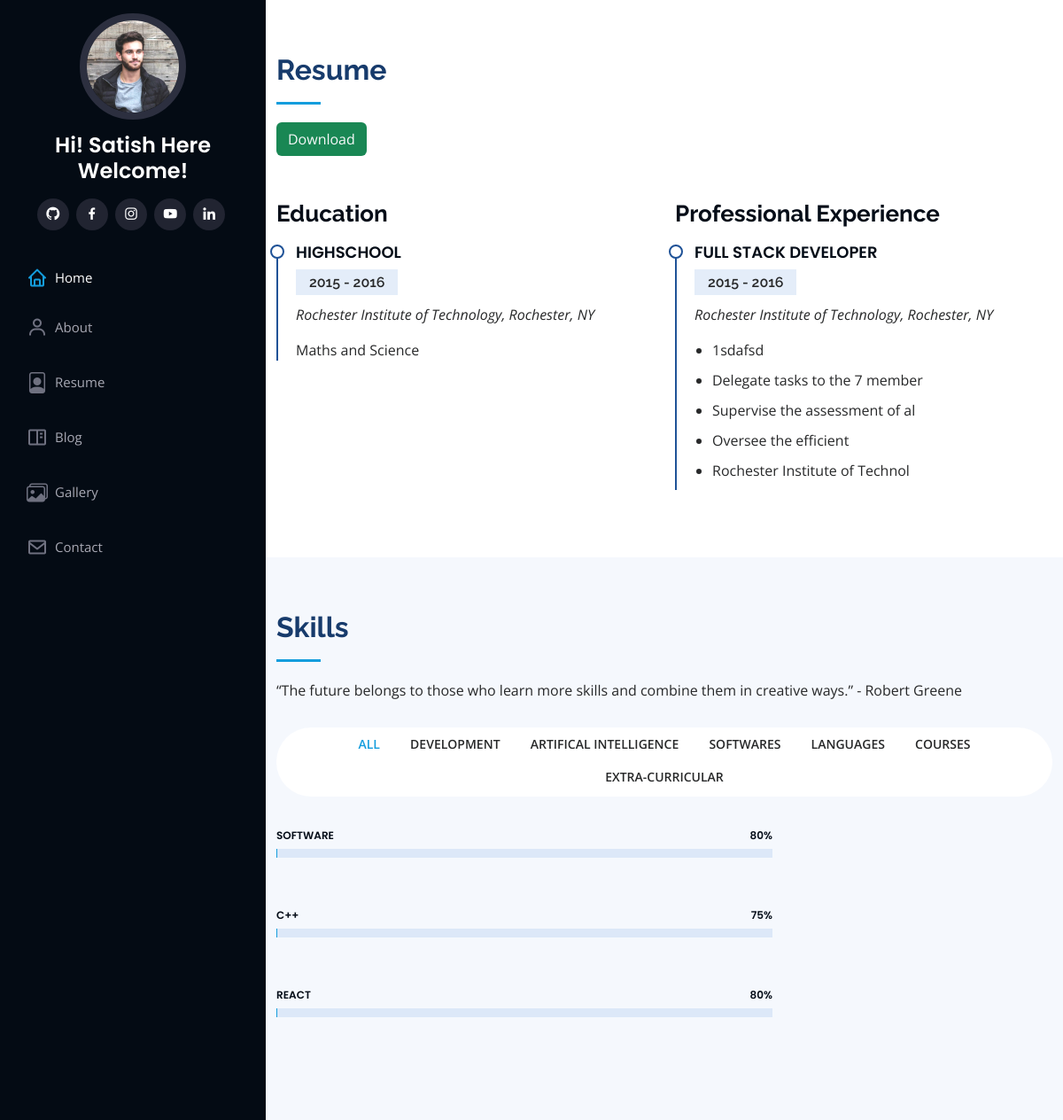
/resume, run on the app's committed database.
### app/models.py (models this page shows, shortened)
class Education(models.Model):
    title=models.CharField(max_length=50)
    dates=models.CharField(max_length=15)
    location=models.CharField(max_length=50)
    desc=models.TextField()

class Experience(models.Model):
    title=models.CharField(max_length=50)
    dates=models.CharField(max_length=15)
    location=models.CharField(max_length=50)
    desc=models.ForeignKey(Exppoints,on_delete=models.CASCADE)

class Exppoints(models.Model):
    p1=models.CharField(max_length=30)
    p2=models.CharField(max_length=30)
    p3=models.CharField(max_length=30)
    p4=models.CharField(max_length=30)
    p5=models.CharField(max_length=30)

class Skills(models.Model):
    filter=models.CharField(max_length=50)
    title=models.CharField(max_length=50)
    percent=models.CharField(max_length=10)

### app/views.py (the view)
# urls.py: path('resume',views.resume,name="resume"),
def resume(request):
    educations=Education.objects.all()
    experiences=Experience.objects.all()
    skills=Skills.objects.all()
    context={'educations':educations, 'experiences':experiences,"skills":skills}
    return render(request,'resume.html',context)

### templates/resume.html (shortened to what this page needs)
{% extends 'basic.html' %}
{% load static %}
{% block body %}
    <section id="resume" class="resume">
        <div class="container">
          <div class="section-title">
            <h2>Resume</h2>
            <a href="https://drive.google.com/drive/folders/1Sz2MBIkcggiNOdqR26AY37hluPKboCnm?usp=sharing"><button class="btn bg-success text-light" type="button">Download</button></a>
          </div>
          <div class="row">
            <div class="col-lg-6" data-aos="fade-up">
              <h3 class="resume-title">Education</h3>
             {% for education in educations  %}
             <div class="resume-item">
              <h4>{{education.title}}</h4>
              <h5>{{education.dates}}</h5>
              <p><em>{{education.location}}</em></p>
              <p>{{education.desc}}</p>
            </div>
             {% endfor %}
            </div>
              <div class="col-lg-6" data-aos="fade-up" data-aos-delay="100">
              <h3 class="resume-title">Professional Experience</h3>
           {% for experience in experiences %}
           <div class="resume-item">
            <h4>{{experience.title}}</h4>
            <h5>{{experience.dates}}</h5>
            <p><em>{{experience.location}}</em></p>
            <ul>
             <li>{{experience.desc.p1}}</li>
             <li>{{experience.desc.p2}}</li>
             <li>{{experience.desc.p3}}</li>
             <li>{{experience.desc.p4}}</li>
             <li>{{experience.desc.p5}}</li>
            </ul>
          </div>
           {% endfor %}
           </div>
          </div>
        </div>
      </section>
  <section id="portfolio" class="portfolio skills section-bg">
    <div class="container">
      <div class="section-title">
        <h2>Skills</h2>
        <p>“The future belongs to those who learn more skills and combine them in creative ways.” - Robert Greene</p>
      </div>
      <div class="row" data-aos="fade-up">
        <div class="col-lg-12 d-flex justify-content-center">
          <ul id="portfolio-flters">
            <li data-filter="*" class="filter-active">All</li>
            <li data-filter=".filter-develop">Development</li>
            <li data-filter=".filter-ai">Artifical Intelligence</li>
            <li data-filter=".filter-software">Softwares</li>
            <li data-filter=".filter-languages">Languages</li>
            <li data-filter=".filter-course">Courses</li>
            <li data-filter=".filter-extra">Extra-Curricular</li>
          </ul>
        </div>
      </div>
      <div class="row portfolio-container skills-content col-lg-8" data-aos="fade-up" data-aos-delay="100">
        {% for skill in skills  %}
        <div class="portfolio-item progress filter-{{skill.filter}}">
          <span class="skill">{{skill.title}}<i class="val">{{skill.percent}}%</i></span>
          <div class="progress-bar-wrap">
          </div>
        </div>
        {% endfor %}
      </div>
    </div>
  </section>
{% endblock body %}

### templates/basic.html (shortened to what this page needs)
{% load static %}
<!DOCTYPE html>
<html lang="en">
  <head>
    <link href="{% static 'assets/vendor/aos/aos.css' %}" rel="stylesheet" />
    <link
      href="{% static 'assets/vendor/bootstrap/css/bootstrap.min.css'%}"
      rel="stylesheet"
    />
    <link
      href="{% static 'assets/vendor/bootstrap-icons/bootstrap-icons.css'%}"
      rel="stylesheet"
    />
    <link
      href="{% static 'assets/vendor/boxicons/css/boxicons.min.css'%}"
      rel="stylesheet"
    />
    <link
      href="{% static 'assets/vendor/glightbox/css/glightbox.min.css'%}"
      rel="stylesheet"
    />
    <link
      href="{% static 'assets/vendor/swiper/swiper-bundle.min.css'%}"
      rel="stylesheet"
    />
    <link href="{% static 'assets/css/style.css' %}" rel="stylesheet" />
  </head>
  <body>
    <header id="header">
      <div class="d-flex flex-column">
        <div class="profile">
          <img
            src="{% static 'assets/img/profile-img.jpg'%}"
            alt=""
            class="img-fluid rounded-circle"
          />
          <h1 class="text-light"><a href="/">Hi! Satish Here</a></h1>
          <h1 class="text-light"><a href="/">Welcome!
          </a></h1>
          <div class="social-links mt-3 text-center">
            <a href="https://github.com/satishsahu25" target="blank" class="twitter"><i class="bx bxl-github"></i></a>
            <a href="https://www.facebook.com/profile.php?id=100087199660369" target="blank" class="facebook"><i class="bx bxl-facebook"></i></a>
            <a href="https://www.instagram.com/satishsahuv2/" target="blank" class="instagram"><i class="bx bxl-instagram"></i></a>
            <a href="#" target="blank" class="google-plus"><i class="bx bxl-youtube"></i></a>
            <a href="https://www.linkedin.com/in/satish-sahu-46b7a7229/" target="blank" class="linkedin"><i class="bx bxl-linkedin"></i></a>
        </div>
        </div>
        <nav id="navbar" class="nav-menu navbar">
          <ul>
            <li>
              <a href="/" class="nav-link scrollto active"
                ><i class="bx bx-home"></i> <span>Home</span></a
              >
            </li>
            <li>
              <a href="/about" class="nav-link scrollto"
                ><i class="bx bx-user"></i> <span>About</span></a
              >
            </li>
            <li>
              <a href="/resume" class="nav-link scrollto"
                ><i class="bi bi-file-person"></i> <span>Resume</span></a
              >
            </li>
            <li>
              <a href="/blog" class="nav-link scrollto"
                ><i class="bx bx-book-content"></i> <span>Blog</span></a
              >
            </li>
            <li>
              <a href="/gallery" class="nav-link scrollto"
                ><i class="bi bi-images"></i> <span>Gallery</span></a
              >
            </li>
            <li>
              <a href="/contact" class="nav-link scrollto"
                ><i class="bx bx-envelope"></i> <span>Contact</span></a
              >
            </li>
          </ul>
        </nav>
      </div>
    </header>
    <main id="main">{% block body %} {% endblock body %}</main>
  </body>
</html>

### static/assets/css/style.css (style rules this page uses)
body { font-family: "Open Sans", sans-serif; color: #272829; }
a { color: #149ddd; text-decoration: none; }
h1, h2, h3, h4, h5, h6 { font-family: "Raleway", sans-serif; }
#header { position: fixed; top: 0; left: 0; bottom: 0; width: 300px; transition: all ease-in-out 0.5s; z-index: 9997; transition: all 0.5s; padding: 0 15px; background: #040b14; overflow-y: auto; }
#header .profile img { margin: 15px auto; display: block; width: 120px; border: 8px solid #2c2f3f; }
#header .profile h1 { font-size: 24px; margin: 0; padding: 0; font-weight: 600; -moz-text-align-last: center; text-align-last: center; font-family: "Poppins", sans-serif; }
#header .profile h1 a, #header .profile h1 a:hover { color: #fff; text-decoration: none; }
#header .profile .social-links a { font-size: 18px; display: inline-block; background: #212431; color: #fff; line-height: 1; padding: 8px 0; margin-right: 4px; border-radius: 50%; text-align: center; width: 36px; height: 36px; transition: 0.3s; }
#main { margin-left: 300px; }
.nav-menu { padding: 30px 0 0 0; }
.nav-menu * { margin: 0; padding: 0; list-style: none; }
.nav-menu>ul>li { position: relative; white-space: nowrap; }
.nav-menu a, .nav-menu a:focus { display: flex; align-items: center; color: #a8a9b4; padding: 12px 15px; margin-bottom: 8px; transition: 0.3s; font-size: 15px; }
.nav-menu a i, .nav-menu a:focus i { font-size: 24px; padding-right: 8px; color: #6f7180; }
.nav-menu a:hover, .nav-menu .active, .nav-menu .active:focus, .nav-menu li:hover>a { text-decoration: none; color: #fff; }
.nav-menu a:hover i, .nav-menu .active i, .nav-menu .active:focus i, .nav-menu li:hover>a i { color: #149ddd; }
section { padding: 60px 0; overflow: hidden; }
.section-bg { background: #f5f8fd; }
.section-title { padding-bottom: 30px; }
.section-title h2 { font-size: 32px; font-weight: bold; margin-bottom: 20px; padding-bottom: 20px; position: relative; color: #173b6c; }
.section-title h2::after { content: ""; position: absolute; display: block; width: 50px; height: 3px; background: #149ddd; bottom: 0; left: 0; }
.section-title p { margin-bottom: 0; }
.skills .progress { height: 60px; display: block; background: none; border-radius: 0; }
.skills .progress .skill { padding: 0; margin: 0 0 6px 0; text-transform: uppercase; display: block; font-weight: 600; font-family: "Poppins", sans-serif; color: #050d18; }
.skills .progress .skill .val { float: right; font-style: normal; }
.skills .progress-bar-wrap { background: #dce8f8; height: 10px; }
.resume .resume-title { font-size: 26px; font-weight: 700; margin-top: 20px; margin-bottom: 20px; color: #050d18; }
.resume .resume-item { padding: 0 0 20px 20px; margin-top: -2px; border-left: 2px solid #1f5297; position: relative; }
.resume .resume-item h4 { line-height: 18px; font-size: 18px; font-weight: 600; text-transform: uppercase; font-family: "Poppins", sans-serif; color: #050d18; margin-bottom: 10px; }
.resume .resume-item h5 { font-size: 16px; background: #e4edf9; padding: 5px 15px; display: inline-block; font-weight: 600; margin-bottom: 10px; }
.resume .resume-item ul { padding-left: 20px; }
.resume .resume-item ul li { padding-bottom: 10px; }
.resume .resume-item:last-child { padding-bottom: 0; }
.resume .resume-item::before { content: ""; position: absolute; width: 16px; height: 16px; border-radius: 50px; left: -9px; top: 0; background: #fff; border: 2px solid #1f5297; }
.portfolio .portfolio-item { margin-bottom: 30px; }
.portfolio #portfolio-flters { padding: 0; margin: 0 auto 35px auto; list-style: none; text-align: center; background: #fff; border-radius: 50px; padding: 2px 15px; }
.portfolio #portfolio-flters li { cursor: pointer; display: inline-block; padding: 10px 15px 8px 15px; font-size: 14px; font-weight: 600; line-height: 1; text-transform: uppercase; color: #272829; margin-bottom: 5px; transition: all 0.3s ease-in-out; }
.portfolio #portfolio-flters li:hover, .portfolio #portfolio-flters li.filter-active { color: #149ddd; }
.portfolio #portfolio-flters li:last-child { margin-right: 0; }

### data on the page
Education: title "HIGHSCHOOL", dates "2015 - 2016", location "Rochester Institute of Technology, Rochester, NY", desc "Maths and Science"
Experience: title "FULL STACK DEVELOPER", dates "2015 - 2016", location "Rochester Institute of Technology, Rochester, NY", desc.p1 "1sdafsd", desc.p2 "Delegate tasks to the 7 member", desc.p3 "Supervise the assessment of al", desc.p4 "Oversee the efficient", desc.p5 "Rochester Institute of Technol"
Skills: title "SOFTWARE", percent "80"
Skills: title "C++", percent "75"
Skills: title "REACT", percent "80"
